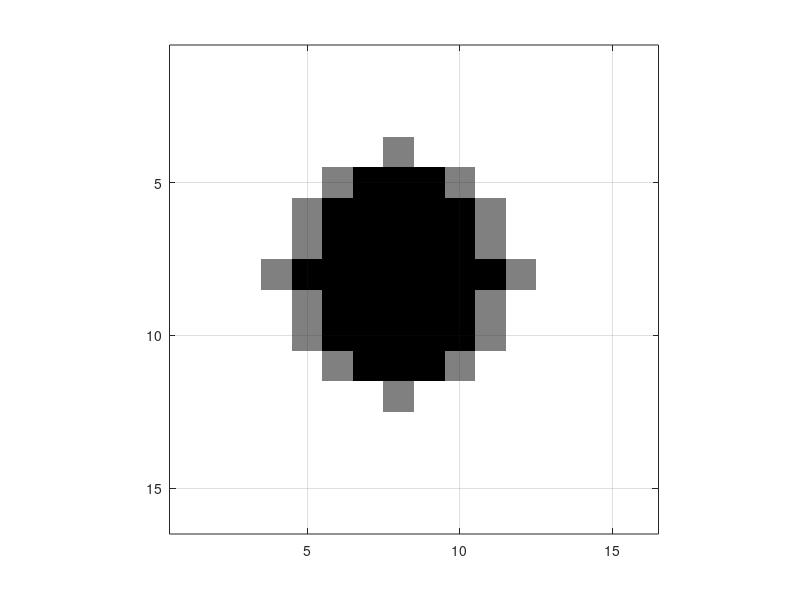

Here is the MATLAB script that generated this plot:
% Antialiasing simple image

clear; clc;
n = 16;
for i = [1:n]
 for j = [1:n]
   if ( (i - n/2)^2 + (j - n/2)^2) <= (n/4)^2
     M(i,j) = 0;
   else
     M(i,j) = 1;
   end
 end
end
C = [0,0,0;0.5,0.5,0.5;1,1,1];
for i = 3:13;
    for j = [1:n-1]
        if (M(i,j) == 0)
            if (M(i,j+1) == 1)
                M(i,j) = 0.5;
            end
            if (M(i,j-1) == 1)
                M(i,j) = 0.5;
            end
        end
    end
end
imagesc(M);
colormap(C);
hold on; axis square; grid on;
